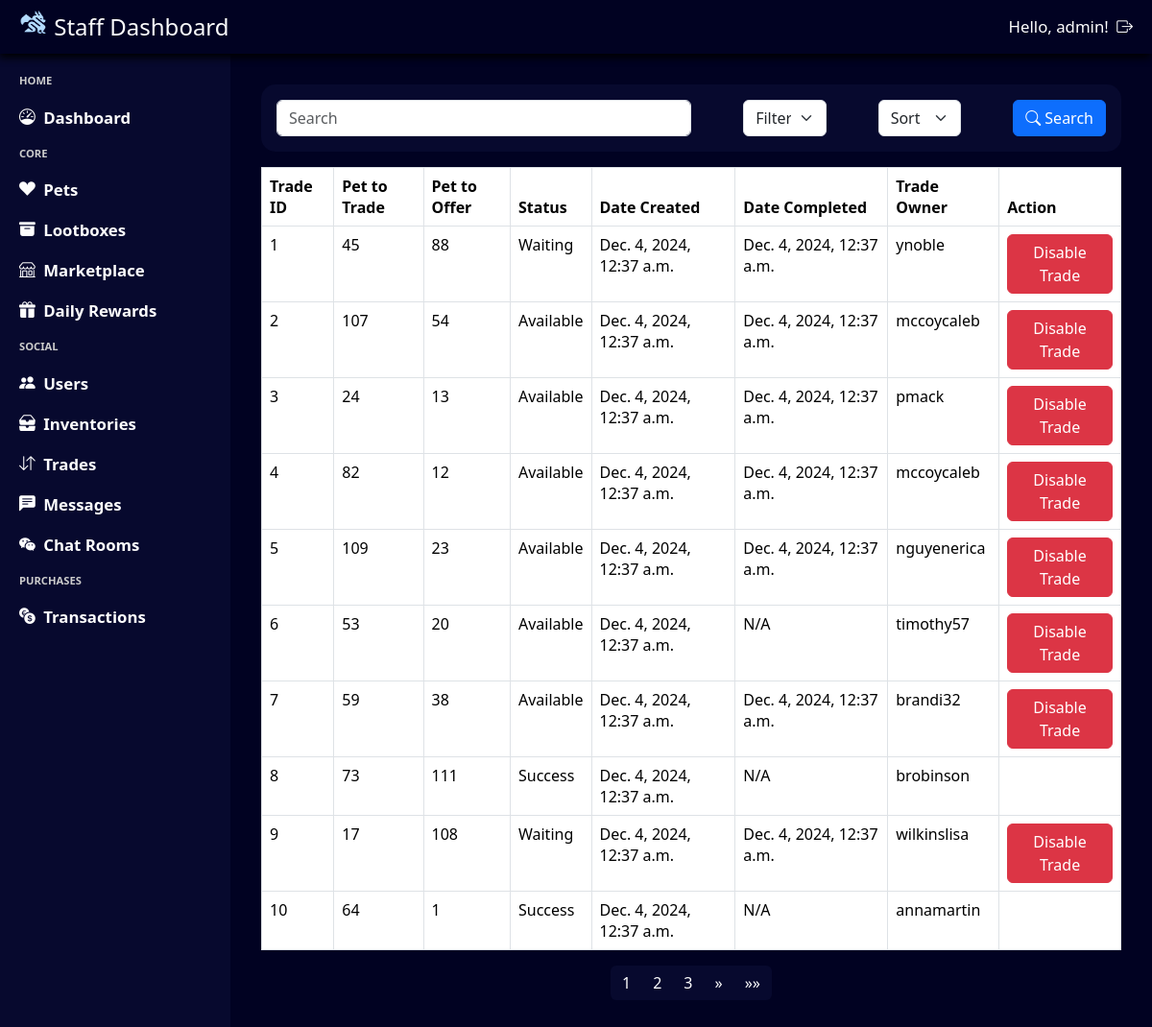
Page /staff/trades/ (signed in) on the earlier database version.
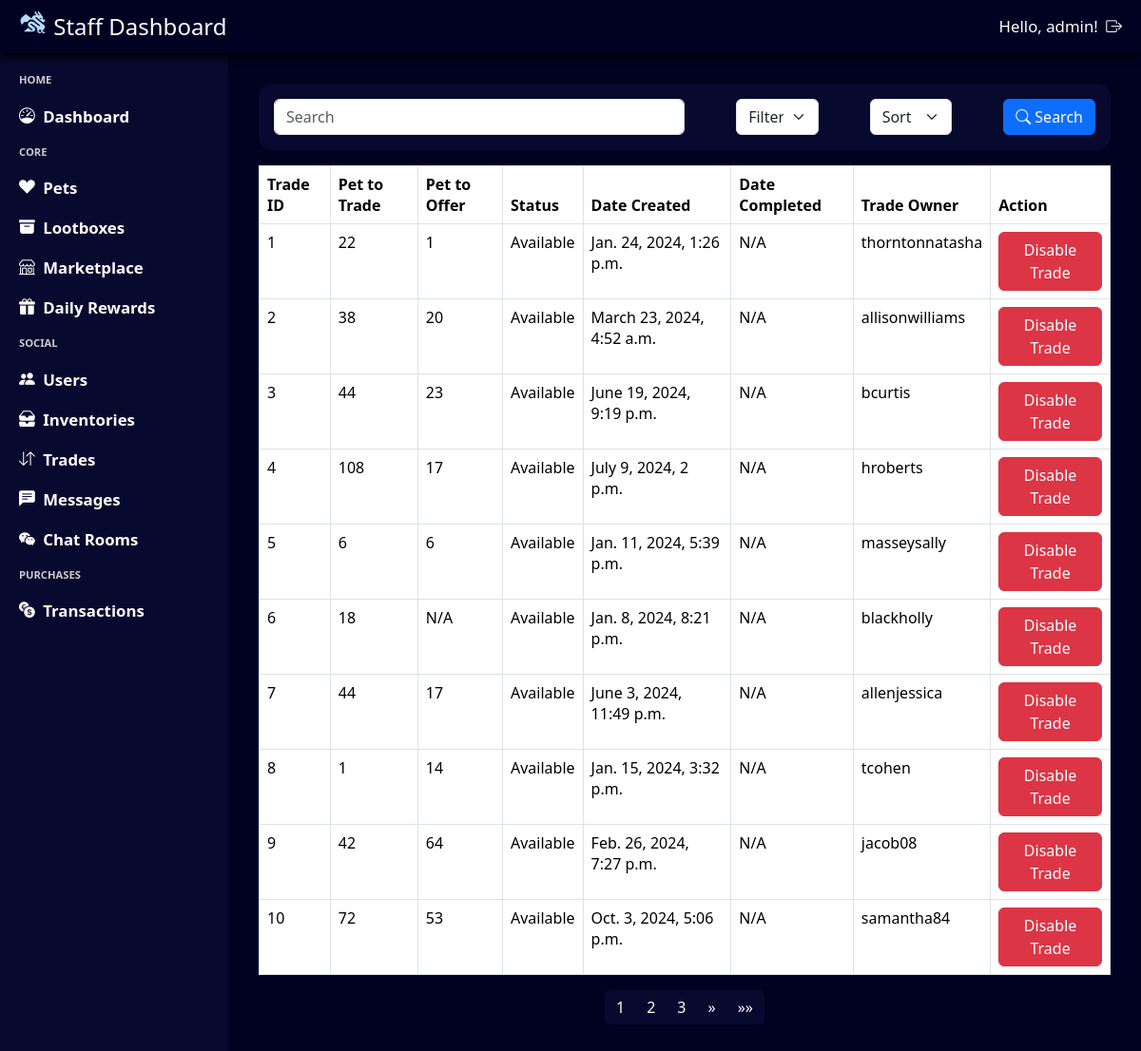
Same page on the later database version.
### trading/models.py (models this page shows)
class Trade(models.Model):
    class TradeStatus(models.TextChoices):
        available = 'available', 'Available'
        waiting = 'waiting', 'Waiting'
        success = 'success', 'Success'
        closed = 'closed', 'Closed'
    pet_to_trade = models.ForeignKey(Inventory, on_delete=models.CASCADE, related_name='pet_to_trade')
    pet_to_offer = models.ForeignKey(Inventory, on_delete=models.CASCADE, related_name='pet_to_offer', null=True, blank=True)
    pet_preferences = models.JSONField(default=list, blank=True)
    status = models.CharField(choices=TradeStatus.choices, default=TradeStatus.available, max_length=20)
    date_created = models.DateTimeField(default=timezone.now)
    date_completed = models.DateTimeField(null=True, blank=True)

### inventory/models.py (models this page shows, shortened)
class Inventory(models.Model):
    class BusyValue(models.IntegerChoices):
        NOT_BUSY = 0, 'Not Busy'
        BUSY = 1, 'Busy'
        ON_MARKET = 2, 'On Market'
    pet_id = models.ForeignKey(Pet, on_delete=models.CASCADE, default=None, null=True, blank=True)
    owner_id = models.ForeignKey(User, on_delete=models.CASCADE)
    is_busy = models.IntegerField(choices=BusyValue.choices, default=BusyValue.NOT_BUSY)
    date_acquired = models.DateTimeField(default=timezone.now)

class Pet(models.Model):
    class Rarity(models.IntegerChoices):
        COMMON = 0, 'Common'
        UNCOMMON = 1, 'Uncommon'
        RARE = 2, 'Rare'
        MYTHICAL = 3, 'Mythical'
        LEGENDARY = 4, 'Legendary'
    pet_rate = models.FloatField(null=True, blank=True)
    pet_species = models.CharField(max_length=50)
    rarity = models.IntegerField(choices=Rarity.choices)
    pet_image = models.ImageField(upload_to='pets/', null=True, blank=True)

### admin_system/views.py (the view, shortened to what this page needs)
# urls.py: path('trades/', views.query_trades, name='query_trades'),
@login_required(login_url='admin_login')
@user_passes_test(login_url='admin_login', test_func=is_staff)
def query_trades(request):
    query = request.GET.get('search', '')
    filter_by = request.GET.get('filter', '')
    sort_by = request.GET.get('sort', '')
    trades = Trade.objects.all()
    if sort_by == 'descending':
        trades = trades.reverse()
    paginator = Paginator(trades, 10)  # Show 10 trades per page
    page_number = request.GET.get('page')
    page_obj = paginator.get_page(page_number)
    return render(request, 'staff_trades.html', {'page_obj': page_obj})

### admin_system/views.py (called while the page is built)
def is_staff(user):
    return user.is_staff

### base_template/context_processor.py (called while the page is built)
def profile_context(request):
    if request.user.is_authenticated:
        try:
            profile = Profile.objects.get(user = request.user)
            return {'navbar_profile': profile}
        except Profile.DoesNotExist:
            return {'navbar_profile': None}
    return {'navbar_profile': None}

### notification/context_processor.py (called while the page is built)
def notification_context(request):
    if request.user.is_authenticated:
        notifications = Notification.objects.filter(user=request.user, notif_status=Notification.Status.unread).count()
        return {'notifications': notifications}
    return {'notifications': 0}

### admin_system/templates/staff_trades.html (shortened to what this page needs)
{% extends "staff_template.html" %}
{% load static %}
{% block css %}
    <link rel="stylesheet" href="{% static 'staff_trades.css' %}"/>
{% endblock %}
{% block content %}
<div class="staff-trades-container">
    <form class="staff-trades-header" method="get" action="{% url 'query_trades' %}">
        <div id="search-container">
            <input type="text" name="search" class="form-control staff-trades-header-search" placeholder="Search" aria-label="Search" aria-describedby="basic-addon1">
        </div>
        <select name="filter" class="form-select staff-trades-header-filter" aria-label="Filter">
            <option value="trade_id" selected>Filter by: Trade ID</option>
        </select>
        <select name="sort" class="form-select staff-trades-header-sort" aria-label="Sort">
            <option value="" selected disabled>Sort by:</option>
        </select>
        <button class="btn btn-primary staff-trades-header-button" id="staff-trades-header-button-search">
            <i class="bi bi-search"></i>
            Search
        </button>
    </form>
    <table class="table table-bordered">
        <thead>
            <tr>
                <th>Trade ID</th>
                <th>Pet to Trade</th>
                <th>Pet to Offer</th>
                <th>Status</th>
                <th>Date Created</th>
                <th>Date Completed</th>
                <th>Trade Owner</th>
                <th>Action</th>
            </tr>
        </thead>
        <tbody>
            {% for trade in page_obj %}
            <tr>
                <td>{{ trade.id }}</td>
                <td>{{ trade.pet_to_trade.pet_id.id }}</td>
                <td>{% if trade.pet_to_offer %}{{ trade.pet_to_offer.pet_id.id }}{% else %}N/A{% endif %}</td>
                <td>{{ trade.get_status_display }}</td>
                <td>{{ trade.date_created }}</td>
                <td>{% if trade.date_completed %}{{ trade.date_completed }}{% else %}N/A{% endif %}</td>
                <td>{{ trade.pet_to_trade.owner_id.username }}</td>
                <td>
                    {% if trade.get_status_display != "Success" %}
                        <button type="button" class="btn btn-danger" data-toggle="modal" data-target="#disableTradeModal{{ trade.id }}">Disable Trade</button>
                    {% endif %}
                </td>
            </tr>
            {% endfor %}
        </tbody>
    </table>
    <nav aria-label="Page navigation">
        <ul class="pagination">
            {% for num in page_obj.paginator.page_range %}
                {% if page_obj.number == num %}
                    <li class="page-item active"><a class="page-link" href="#">{{ num }}</a></li>
                {% elif num > page_obj.number|add:'-3' and num < page_obj.number|add:'3' %}
                    <li class="page-item"><a class="page-link" href="?page={{ num }}">{{ num }}</a></li>
                {% endif %}
            {% endfor %}
            {% if page_obj.has_next %}
            <li class="page-item">
                <a class="page-link" href="?page={{ page_obj.next_page_number }}" aria-label="Next">
                    <span aria-hidden="true">&raquo;</span>
                </a>
            </li>
            <li class="page-item">
                <a class="page-link" href="?page={{ page_obj.paginator.num_pages }}" aria-label="Last">
                    <span aria-hidden="true">&raquo;&raquo;</span>
                </a>
            </li>
            {% endif %}
        </ul>
    </nav>
</div>
{% endblock %}

### admin_system/templates/staff_template.html (shortened to what this page needs)
{% load static %}
<html>
    <head>
        <link rel="stylesheet" type="text/css" href="{% static 'staff_template.css' %}">
        <link rel="stylesheet" href="https://cdn.jsdelivr.net/npm/bootstrap@5.3.3/dist/css/bootstrap.min.css">
        <link rel="stylesheet" href="https://cdn.jsdelivr.net/npm/bootstrap-icons@1.11.3/font/bootstrap-icons.min.css">
        {% block css %}{% endblock %}
    </head>
    <body>
        <div class = "staff-template-container">
            <div class = "staff-template-navbar">
                <div class = "staff-template-navbar-title">
                    <img src="{% static 'logo-light.png' %}" alt="Logo" width="30" height="24" class="d-inline-block align-text-top">
                    Staff Dashboard
                </div>
                <div class = "staff-template-navbar-auth">
                    Hello, {{ user.username }}!
                    <a class = "staff-template-navbar-auth-item" href="{% url "staff_logout" %}">
                        <i class="bi bi-box-arrow-right"></i>
                    </a>
                </div>
            </div>
            <div class = "staff-template-left">
                HOME
                <a class = "staff-template-left-item" href="{% url 'staff_dashboard' %}">
                    <i class="bi bi-speedometer"></i>Dashboard
                </a>
                CORE
                <a class = "staff-template-left-item" href="{% url 'staff_pets' %}">
                    <i class="bi bi-suit-heart-fill"></i>Pets
                </a>
                <a class = "staff-template-left-item"  href="{% url 'staff_lootboxes' %}">
                    <i class="bi bi-archive-fill"></i>Lootboxes
                </a>
                <a class = "staff-template-left-item"  href="{% url 'staff_marketplace' %}">
                    <i class="bi bi-shop"></i>Marketplace
                </a>
                <a class = "staff-template-left-item"  href="{% url 'query_staff_rewards' %}">
                    <i class="bi bi-gift-fill"></i>Daily Rewards
                </a>
                SOCIAL
                <a class = "staff-template-left-item" href="{% url 'staff_users' %}">
                    <i class="bi bi-people-fill"></i>Users
                </a>
                <a class = "staff-template-left-item" href="{% url 'query_inventory' %}">
                    <i class="bi bi-inboxes-fill"></i>Inventories
                </a>
                <a class = "staff-template-left-item" href="{% url 'query_trades' %}">
                    <i class="bi bi-arrow-down-up"></i>Trades
                </a>
                <a class = "staff-template-left-item" href="{% url 'query_chats' %}">
                    <i class="bi bi-chat-left-text-fill"></i>Messages
                </a>
                <a class = "staff-template-left-item" href="{% url 'query_chat_rooms' %}">
                    <i class="bi bi-wechat"></i>Chat Rooms
                </a>
                PURCHASES
                <a class = "staff-template-left-item" href="{% url 'staff_transactions' %}">
                    <i class="bi bi-currency-exchange"></i>Transactions
                </a>
            </div>
            <div class = "staff-template-content">
                {% block content %}
                {% endblock %}
            </div>
        </div>
    </body>
</html>

### base_template/static/staff_template.css (style rules this page uses)
* { box-sizing: border-box; color: #fdfdfd; }
html, body { height: 100%; margin: 0; overflow: hidden; }
.staff-template-container { background-color: #010222; height: 100dvh; width: 100dvw; display: grid; grid-template-columns: 0.25fr 1fr; grid-template-rows: 56px 1fr; grid-template-areas: "navbar navbar" "sidebar main-content"; }
.staff-template-container { grid-area: main-content; width: 100%; height: 100%; overflow-y: auto; }
.staff-template-navbar { grid-area: navbar; background-color: #010222; display: flex; align-items: center; justify-content: space-between; padding: 0 20px; font-size: 1.5em; font-weight: 500; gap: 0.5em; filter: drop-shadow(-1px 4px 4px #000000); }
.staff-template-navbar-auth { display: flex; gap: 0.5em; align-items: center; font-size: 0.7em; font-weight: medium; }
.staff-template-left { grid-area: sidebar; background-color: #07092E; display: flex; flex-direction: column; align-items: left; padding: 20px; gap: 1.5em; color: #CCCCCC; font-size: 0.7em; font-weight: 600; }
.staff-template-left-item { display: flex; gap: 0.5em; align-items: center; font-size: 1.5em; }
a { color: #fdfdfd !important; text-decoration: none !important; }
select option { color: #1a1a1a !important; }
.pagination > .page-item > .page-link { background-color: #07092E; color: #fdfdfd; border: none; }

### base_template/static/staff_trades.css (style rules this page uses)
.staff-trades-container { width: 100%; height: 100%; display: flex; flex-direction: column; align-items: center; padding: 2em; overflow-y: auto; }
.staff-trades-header { display: flex; justify-content: space-between; align-items: center; width: 100%; padding: 1em; background-color: #07092E; border-radius: 15px; }
#search-container { width: 50%; }
.staff-trades-header-filter { width: 10%; }
.staff-trades-header-sort { width:10%; }
li { color: #1a1a1a; }
li::marker { color: #1a1a1a; }

Differences in the rows shown:
changed Trade id 1: pet_to_trade.pet_id.id "45" → "22"; pet_to_offer.pet_id.id "88" → "1"; status "Waiting" → "Available"; date_created "Dec. 4, 2024, 12:37 a.m." → "Jan. 24, 2024, 1:26 p.m."; pet_to_trade.owner_id.username "ynoble" → "thorntonnatasha"; date_completed "Dec. 4, 2024, 12:37 a.m." → (not shown); now shows "N/A"
changed Trade id 2: pet_to_trade.pet_id.id "107" → "38"; pet_to_offer.pet_id.id "54" → "20"; date_created "Dec. 4, 2024, 12:37 a.m." → "March 23, 2024, 4:52 a.m."; pet_to_trade.owner_id.username "mccoycaleb" → "allisonwilliams"; date_completed "Dec. 4, 2024, 12:37 a.m." → (not shown); now shows "N/A"
changed Trade id 3: pet_to_trade.pet_id.id "24" → "44"; pet_to_offer.pet_id.id "13" → "23"; date_created "Dec. 4, 2024, 12:37 a.m." → "June 19, 2024, 9:19 p.m."; pet_to_trade.owner_id.username "pmack" → "bcurtis"; date_completed "Dec. 4, 2024, 12:37 a.m." → (not shown); now shows "N/A"
changed Trade id 4: pet_to_trade.pet_id.id "82" → "108"; pet_to_offer.pet_id.id "12" → "17"; date_created "Dec. 4, 2024, 12:37 a.m." → "July 9, 2024, 2 p.m."; pet_to_trade.owner_id.username "mccoycaleb" → "hroberts"; date_completed "Dec. 4, 2024, 12:37 a.m." → (not shown); now shows "N/A"
changed Trade id 5: pet_to_trade.pet_id.id "109" → "6"; pet_to_offer.pet_id.id "23" → "6"; date_created "Dec. 4, 2024, 12:37 a.m." → "Jan. 11, 2024, 5:39 p.m."; pet_to_trade.owner_id.username "nguyenerica" → "masseysally"; date_completed "Dec. 4, 2024, 12:37 a.m." → (not shown); now shows "N/A"
changed Trade id 6: pet_to_trade.pet_id.id "53" → "18"; date_created "Dec. 4, 2024, 12:37 a.m." → "Jan. 8, 2024, 8:21 p.m."; pet_to_trade.owner_id.username "timothy57" → "blackholly"; pet_to_offer.pet_id.id "20" → (not shown); now shows "N/A"
changed Trade id 7: pet_to_trade.pet_id.id "59" → "44"; pet_to_offer.pet_id.id "38" → "17"; date_created "Dec. 4, 2024, 12:37 a.m." → "June 3, 2024, 11:49 p.m."; pet_to_trade.owner_id.username "brandi32" → "allenjessica"; date_completed "Dec. 4, 2024, 12:37 a.m." → (not shown); now shows "N/A"
changed Trade id 8: pet_to_trade.pet_id.id "73" → "1"; pet_to_offer.pet_id.id "111" → "14"; status "Success" → "Available"; date_created "Dec. 4, 2024, 12:37 a.m." → "Jan. 15, 2024, 3:32 p.m."; pet_to_trade.owner_id.username "brobinson" → "tcohen"; now shows "Disable Trade"
changed Trade id 9: pet_to_trade.pet_id.id "17" → "42"; pet_to_offer.pet_id.id "108" → "64"; status "Waiting" → "Available"; date_created "Dec. 4, 2024, 12:37 a.m." → "Feb. 26, 2024, 7:27 p.m."; pet_to_trade.owner_id.username "wilkinslisa" → "jacob08"; date_completed "Dec. 4, 2024, 12:37 a.m." → (not shown); now shows "N/A"
changed Trade id 10: pet_to_trade.pet_id.id "64" → "72"; pet_to_offer.pet_id.id "1" → "53"; status "Success" → "Available"; date_created "Dec. 4, 2024, 12:37 a.m." → "Oct. 3, 2024, 5:06 p.m."; pet_to_trade.owner_id.username "annamartin" → "samantha84"; now shows "Disable Trade"
